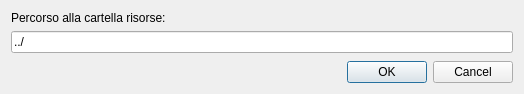
<?xml version="1.0" encoding="UTF-8"?>
<ui version="4.0">
 <class>setta_root</class>
 <widget class="QDialog" name="setta_root">
  <property name="geometry">
   <rect>
    <x>0</x>
    <y>0</y>
    <width>524</width>
    <height>94</height>
   </rect>
  </property>
  <property name="windowTitle">
   <string>Imposta percorsi</string>
  </property>
  <layout class="QVBoxLayout" name="verticalLayout">
   <item>
    <widget class="QLabel" name="label">
     <property name="text">
      <string>Percorso alla cartella risorse:</string>
     </property>
    </widget>
   </item>
   <item>
    <widget class="QLineEdit" name="lineEdit">
     <property name="text">
      <string>../</string>
     </property>
    </widget>
   </item>
   <item>
    <spacer name="verticalSpacer">
     <property name="orientation">
      <enum>Qt::Vertical</enum>
     </property>
     <property name="sizeHint" stdset="0">
      <size>
       <width>20</width>
       <height>40</height>
      </size>
     </property>
    </spacer>
   </item>
   <item>
    <widget class="QDialogButtonBox" name="buttonBox">
     <property name="orientation">
      <enum>Qt::Horizontal</enum>
     </property>
     <property name="standardButtons">
      <set>QDialogButtonBox::Cancel|QDialogButtonBox::Ok</set>
     </property>
    </widget>
   </item>
  </layout>
 </widget>
 <tabstops>
  <tabstop>lineEdit</tabstop>
  <tabstop>buttonBox</tabstop>
 </tabstops>
 <resources/>
 <connections>
  <connection>
   <sender>buttonBox</sender>
   <signal>accepted()</signal>
   <receiver>setta_root</receiver>
   <slot>accept()</slot>
   <hints>
    <hint type="sourcelabel">
     <x>248</x>
     <y>254</y>
    </hint>
    <hint type="destinationlabel">
     <x>157</x>
     <y>274</y>
    </hint>
   </hints>
  </connection>
  <connection>
   <sender>buttonBox</sender>
   <signal>rejected()</signal>
   <receiver>setta_root</receiver>
   <slot>reject()</slot>
   <hints>
    <hint type="sourcelabel">
     <x>316</x>
     <y>260</y>
    </hint>
    <hint type="destinationlabel">
     <x>286</x>
     <y>274</y>
    </hint>
   </hints>
  </connection>
 </connections>
</ui>
